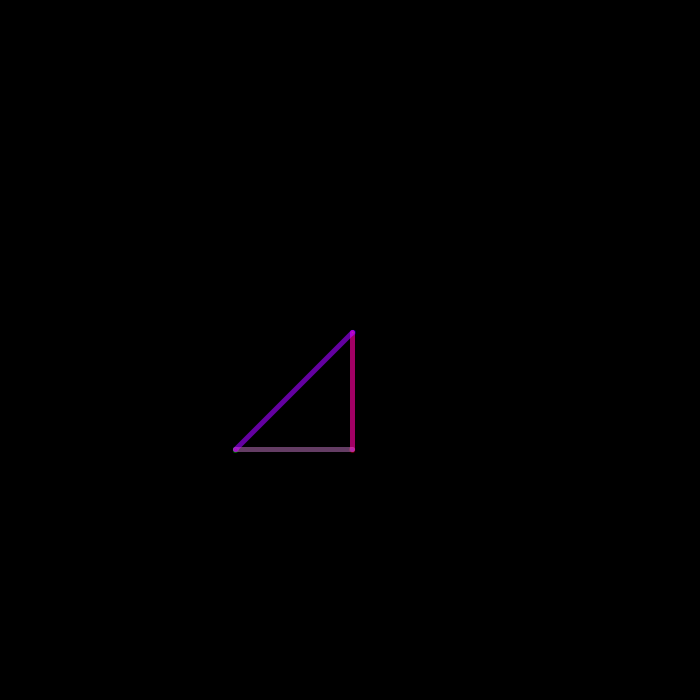
Frame 1 (no input)
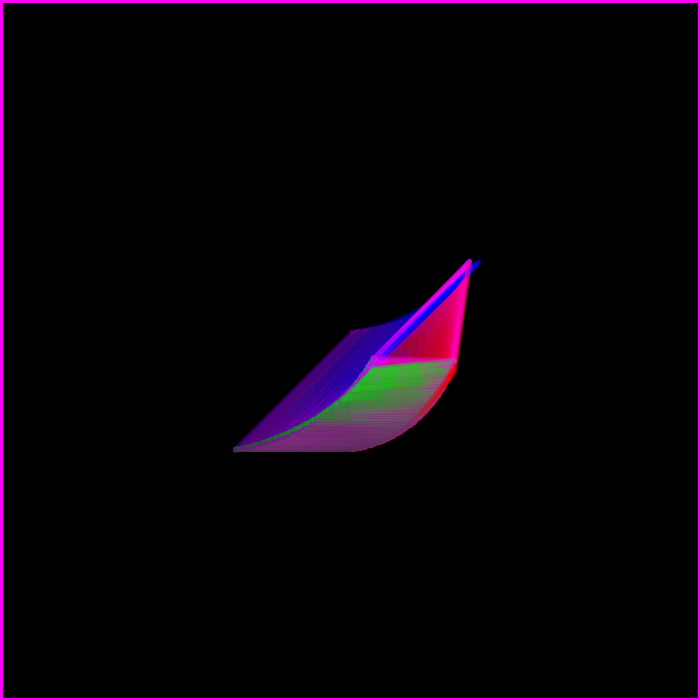
Frame 60 (the mouse pressed at the canvas centre just before this capture)
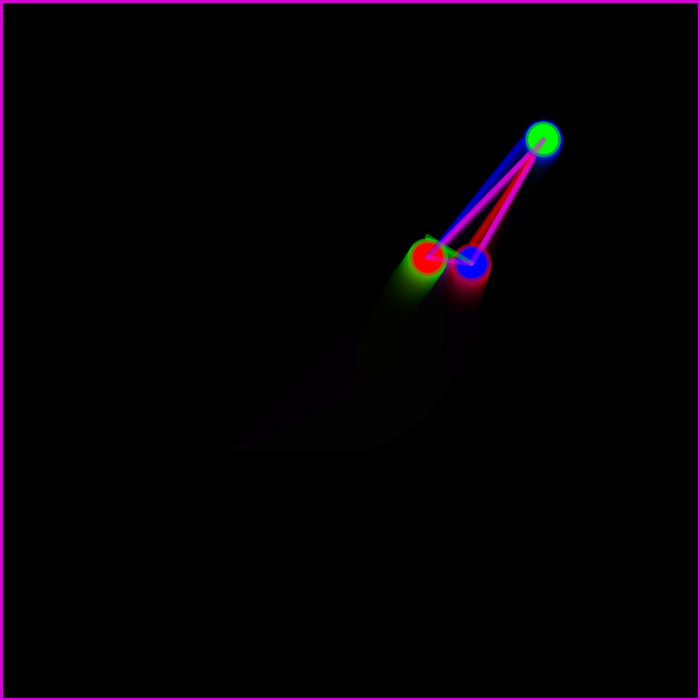
Frame 120 (the mouse held since frame 60 and released just before this capture)

The Processing sketch that drew these frames (run headless with seeded random() and noise(); from frame 60 on, the mouse is pressed at the canvas centre):

// Processing sketch: processing_152716
// ── processing_152716.pde

/*
 * Creative Coding
 * Week 3, 04 - spinning top: curved motion with sin() and cos()
 * by Indae Hwang and Jon McCormack
 * Copyright (c) 2014 Monash University
 *
 * This sketch is the first cut at translating the motion of a spinning top
 * to trace a drawing path. This sketch traces a path using sin() and cos()
 *
 */

float x, y, u, v, s, t;      // current drawing position
float dx, dy, du, dv, ds, dt;    // change in position at each frame
float rad;       // radius for the moving hand

void setup() {
  size(700, 700);

  // initial position in the centre of the screen
  x = width/2;
  y = height/2;
  u = width/3;
  v = height/2;
  s = width/2;
  t = height/3;

  // dx and dy are the small change in position each frame
  dx = random(-1, 1);
  dy = random(-1, 1);
  du = random(-1, 1);
  dv = random(-1, 1);
  ds = random(-1, 1);
  dt = random(-1, 1);
  background(0);
}

void draw() {
  // blend the old frames into the background
  //blendMode(BLEND);
  fill(0, map(mouseX, 0, 500, 3, 50));
  rect(0, 0, width, height);
  rad = radians(frameCount);
  // calculate new position
  x += dx;
  y += dy;
  u += du;
  v += dv;
  s += ds;
  t += dt;
  float max = 1;
  float min = 0.5;
  //When the first shape hits the edge of the window, it reverses its direction and changes velocity
  if (x > width-100 || x < 100) {
    dx = dx > 0 ? -random(min, max) : random(min, max); }
  if (y > height-100 || y < 100) {
    dy = dy > 0 ? -random(min, max) : random(min, max); }  
  float bx = x + 100 * sin(rad);
  float by = y + 100 * cos(rad);
  fill(255);
  float radius = 100 * sin(rad*0.1);
  float handx = bx + radius * sin(rad*3);
  float handy = by + radius * cos(rad*3);

  
  //When the second shape hits the edge of the window, it reverses its direction and changes velocity
 if (u > width-100 || u < 100) {
    du = du > 0 ? -random(min, max) : random(min, max); }
 if (v > height-100 || v < 100) {
    dv = dv > 0 ? -random(min, max) : random(min, max); }
  float bu = u + 100 * sin(rad);
  float bv = v + 100 * cos(rad);
  
  float radius2 = 100 * sin(rad*0.1);
  float handu = bu + radius * sin(rad*3);
  float handv = bv + radius * cos(rad*3);

  
 //When the third shape hits the edge of the window, it reverses its direction and changes velocity
 if (s > width-100 || s < 100) {
    ds = ds > 0 ? -random(min, max) : random(min, max); }
 if (t > height-100 || t < 100) {
    dt = dt > 0 ? -random(min, max) : random(min, max); }
  float bs = s + 100 * sin(rad);
  float bt = t + 100 * cos(rad);
  fill(255);
  float radius3 = 100 * sin(rad*0.1);
  float hands = bs + radius * cos(rad*3);
  float handt = bt + radius * sin(rad*3);
  
  strokeWeight(5);
  fill(0, 0, 255);
  stroke(255, 0, 0, 100);
  line(bx, by, hands, handt);
  ellipse(handx, handy, map(mouseY, 0, 500, 1, 50), map(mouseY, 0, 500, 1, 50));
  
  fill(255, 0, 0);
  stroke(0, 255, 0, 100);
  line(bu, bv, handx, handy);
  ellipse(handu, handv, map(mouseY, 0, 500, 1, 50), map(mouseY, 0, 500, 1, 50)); 
 
  fill(0, 255, 0);
  stroke(0, 0, 255, 100);
  line(bs, bt, handu, handv);
  ellipse(hands, handt, map(mouseY, 0, 500, 1, 50), map(mouseY, 0, 500, 1, 50));
  
  float distA = dist(bx, by, bu, bv);
  float distB = dist(bu, bv, bs, bt);
  float distC = dist(bs, bt, bx, by);
  float prox = 200;
  
  if (distA < prox && distB < prox && distC< prox){
    fill(0, 255, 0);
    stroke(255, 0, 255, 100);
    line(hands, handt, handu, handv);
    line(handu, handv, handx, handy);
    line(handx, handy, hands, handt);
    //ellipse(hands, handt, 3, 3);
    //ellipse(hands, handt, 3, 3);
    //ellipse(hands, handt, 3, 3);   
  }
  
}
